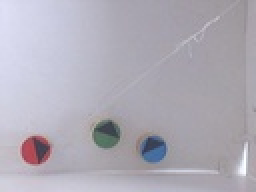
%> input picture Dataset4/00000004.jpg, 128 x 96 px, shrunk from 640 x 480 before the run (shown 2 times larger)
$ octave --eval "result = detectSingleImage(imread('00000004.jpg'));"   (GNU Octave 9; MATLAB toolbox functions it lacks are replaced by stand-ins)
%> lines starting %> are read from the running program, lines starting %| are printed output that depends on the picture
### Dataset4/normaliseColor.m
% Normalises Colour by brightening up the image

function normalisedImage = normaliseColor(img)
normalisedImage = double(img);

[m,n,l]=size(img);
       for i=1:m
           for j=1:n
               % illuIntensity is the sum of the r, g and b values at each
               % pixel
               illuIntensity = normalisedImage(i,j,1) + normalisedImage(i,j,2) + normalisedImage(i,j,3);
               % the image is normalised by replacing each pixel with one
               % that has been illuminated
               normalisedImage(i,j,1) = normalisedImage(i,j,1)/illuIntensity*500;
               normalisedImage(i,j,2) = normalisedImage(i,j,2)/illuIntensity*500;
               normalisedImage(i,j,3) = normalisedImage(i,j,3)/illuIntensity*500;
            end
       end
end

### Dataset4/meanBG.m
function [red,green,blue]=meanBG(img)
[m,n,l]=size(img);
img=double(img);
red=0;
green=0;
blue=0;
        for i=1:m
            for j=1:n
                red=red+img(i,j,1);
                green=green+img(i,j,2);
                blue=blue+img(i,j,3);
            end
        end
red=red/(m*n);
green=green/(m*n);
blue=blue/(m*n);
end

### Dataset4/diffFromBG.m
% Takes an image and returns the background

function [foregroundImage,backgroundImage]=diffFromBG(img)

foregroundImage=zeros(size(img));
backgroundImage=zeros(size(img));
[r,g,b]=meanBG(img);
[m,n,l]=size(foregroundImage);
        for i=1:m
            for j=1:n
                if(colorSimilarity(r,g,b,img(i,j,1),img(i,j,2),img(i,j,3))<45)
                    foregroundImage(i,j,1)=255;
                    foregroundImage(i,j,2)=255;
                    foregroundImage(i,j,3)=255;
                    backgroundImage(i,j,1)=round(r);
                    backgroundImage(i,j,2)=round(g);
                    backgroundImage(i,j,3)=round(b);
                end
                if(colorSimilarity(r,g,b,img(i,j,1),img(i,j,2),img(i,j,3))>=45)
                    foregroundImage(i,j,1)=img(i,j,1);
                    foregroundImage(i,j,2)=img(i,j,2);
                    foregroundImage(i,j,3)=img(i,j,3);
                    backgroundImage(i,j,1)=img(i,j,1);
                    backgroundImage(i,j,2)=img(i,j,2);
                    backgroundImage(i,j,3)=img(i,j,3);
                end
            end
        end
end

### Dataset4/labelRegion.m

function [rx,ry,rr,gx,gy,gr,bx,by,br] = labelRegion(img)

% Convert image to grayscale
grayImage = rgb2gray(img);
% Converts grayscale image to black and white using a threshold level of 0.8
thresholdImage = im2bw(grayImage,0.88);
%
L = bwlabel(~thresholdImage,8);
N = max(L(:));

j=1;
rx = 0;
ry = 0;
rr = 0;
gx = 0;
gy = 0;
gr = 0;
bx = 0;
by = 0;
br = 0;

for i= 1:N
    [r,c]=find(L==i);
    if(size(r,1)>200)
        c1(j)=sum(r)/size(r,1);
        c2(j)=sum(c)/size(c,1);
        if(sum(img(r,c,1))/size(r,1)>200);
        rx=c1(j);
        ry=c2(j);
        plot(c2(j),c1(j),'r*');
        rr=sqrt(size(r,1))/2;
        elseif(sum(img(r,c,3))/size(r,1)>180);
        plot(c2(j),c1(j),'b*');
        bx=c1(j);
        by=c2(j);
        br=sqrt(size(r,1))/2;
        elseif(sum(img(r,c,2))/size(r,1)>180);
        plot(c2(j),c1(j),'g*');
        gx=c1(j);
        gy=c2(j);
        gr=sqrt(size(r,1))/2;
        end
        j=j+1;
    end
end
end

### Code/centreOfRobot.m
% Isolates the center of mass of the robot
function [centreOfRobot,rdx,rdy,gdx,gdy,bdx,bdy] = centreOfRobot(img,rx,ry,rr,gx,gy,gr,bx,by,br)

rdx=0;
rdy=0;
bdx=0;
bdy=0;
gdx=0;
gdy=0;
rsum=0;
bsum=0;
gsum=0;

centreOfRobot = zeros(size(img));
[m,n,l] = size(centreOfRobot);
        for i=1:m
            for j=1:n
                if(euclideanDist2D(rx,ry,i,j)<rr)
                    centreOfRobot(i,j,1)=img(i,j,1);
                    centreOfRobot(i,j,2)=img(i,j,2);
                    centreOfRobot(i,j,3)=img(i,j,3);
                    if(img(i,j,1)<(img(round(rx),round(ry),1)-50))
                        rdx=rdx+i;
                        rdy=rdy+j;
                        rsum=rsum+1;
                    end
                elseif(euclideanDist2D(bx,by,i,j)<br)
                    centreOfRobot(i,j,1)=img(i,j,1);
                    centreOfRobot(i,j,2)=img(i,j,2);
                    centreOfRobot(i,j,3)=img(i,j,3);
                    if(img(i,j,3)<(img(round(bx),round(by),3)-50))
                        bdx=bdx+i;
                        bdy=bdy+j;
                        bsum=bsum+1;
                    end
                elseif(euclideanDist2D(gx,gy,i,j)<gr)
                    centreOfRobot(i,j,1)=img(i,j,1);
                    centreOfRobot(i,j,2)=img(i,j,2);
                    centreOfRobot(i,j,3)=img(i,j,3);
                    if(img(i,j,2)<(img(round(gx),round(gy),2)-50))
                        gdx=gdx+i;
                        gdy=gdy+j;
                        gsum=gsum+1;
                    end
                else
                    centreOfRobot(i,j,1)=255;
                    centreOfRobot(i,j,2)=255;
                    centreOfRobot(i,j,3)=255;
                end
            end
        end
        rdx=rdx/rsum;
        rdy=rdy/rsum;
        gdx=gdx/gsum;
        gdy=gdy/gsum;
        bdx=bdx/bsum;
        bdy=bdy/bsum;
end

### Dataset4/detectSingleImage.m
% Takes a single image and returns the x,y co-ordinates and radius of the
% red, blue and green robot for use by trackAllImages

function [rx,ry,rr,gx,gy,gr,bx,by,br] = detectSingleImage(img)

% Creates a 2D circular average filter with radius 10 and applies it to the
% image
filter = fspecial('disk',10);
smoothedImage = imfilter(img,filter);

% Normalises the image
normalisedImage = normaliseColor(smoothedImage);

% Isolates the background & foreground images
[foregroundImage,backgroundImage] = diffFromBG(normalisedImage);

% Plots all versions of the image

subplot(2,3,1);
imshow(img);
title('1.Original image')

subplot(2,3,2);
imshow(uint8(smoothedImage));
title('2.Smoothed image')

subplot(2,3,3);
imshow(uint8(normalisedImage));
title('3.Normalised RGB image')

subplot(2,3,4);
imshow(uint8(backgroundImage));
title('4. Estimated Background')

hold on;
[rx,ry,rr,gx,gy,gr,bx,by,br] = labelRegion(uint8(foregroundImage));
[regionsOfInterest,rdx,rdy,gdx,gdy,bdx,bdy] = centreOfRobot(img,rx,ry,rr,gx,gy,gr,bx,by,br);

subplot(2,3,5);
imshow(uint8(regionsOfInterest));
title('5.Regions of Interest');

subplot(2,3,6);
imshow(img);
title('6.Direction(zoom to see)')

%rdx = centre of black part)
hold on;
plot(ry,rx,'r+');
line([(rdy-ry)*60/sqrt((rdy-ry)^2+(rdx-rx)^2)+ry,ry],[(rdx-rx)*60/sqrt((rdy-ry)^2+(rdx-rx)^2)+rx,rx]);
plot(by,bx,'b+');
line([(bdy-by)*60/sqrt((bdy-by)^2+(bdx-bx)^2)+by,by],[(bdx-bx)*60/sqrt((bdy-by)^2+(bdx-bx)^2)+bx,bx]);
plot(gy,gx,'g+');
line([(gdy-gy)*60/sqrt((gdy-gy)^2+(gdx-gx)^2)+gy,gy],[(gdx-gx)*60/sqrt((gdy-gy)^2+(gdx-gx)^2)+gx,gx]);

subplot(2,3,4);
end
%> in detectSingleImage, `smoothedImage = imfilter(img,filter);`:
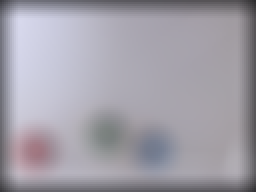
%> smoothedImage: size 96x128x3 uint8 (shown 2 times larger); mean R, G, B 161.6, 158.5, 168.1
%> after the loop in normaliseColor, `for i=1:m`:
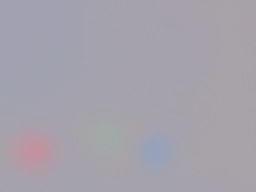
%> normalisedImage: size 96x128x3 double (shown 2 times larger); mean R, G, B 165.7, 162.3, 172
%> after the loop in meanBG, `for i=1:m`: blue = 2113453.9; green = 1994885.3; red = 2035660.8
%> in meanBG, `red=red/(m*n);`: red = 165.7
%> in meanBG, `green=green/(m*n);`: green = 162.3
%> in meanBG, `blue=blue/(m*n);`: blue = 172
%> in diffFromBG, `[r,g,b]=meanBG(img);`: r = 165.7; g = 162.3; b = 172
%> after the loop in diffFromBG, `for i=1:m`: foregroundImage: size 96x128x3 double; every value is 255
%> in labelRegion, `grayImage = rgb2gray(img);`: grayImage: size 96x128 uint8; every value is 255
%> in labelRegion, `thresholdImage = im2bw(grayImage,0.88);`: thresholdImage: size 96x128 logical; every value is 1
%> in labelRegion, `L = bwlabel(~thresholdImage,8);`: L: size 96x128 double; every value is 0
%> in labelRegion, `N = max(L(:));`: N = 0
%> after the loop in labelRegion, `for i= 1:N`: j = 1; rr = 0
%> in centreOfRobot, `rdx=rdx/rsum;`: rdx = NaN
%> `result = detectSingleImage(imread('00000004.jpg'));`:
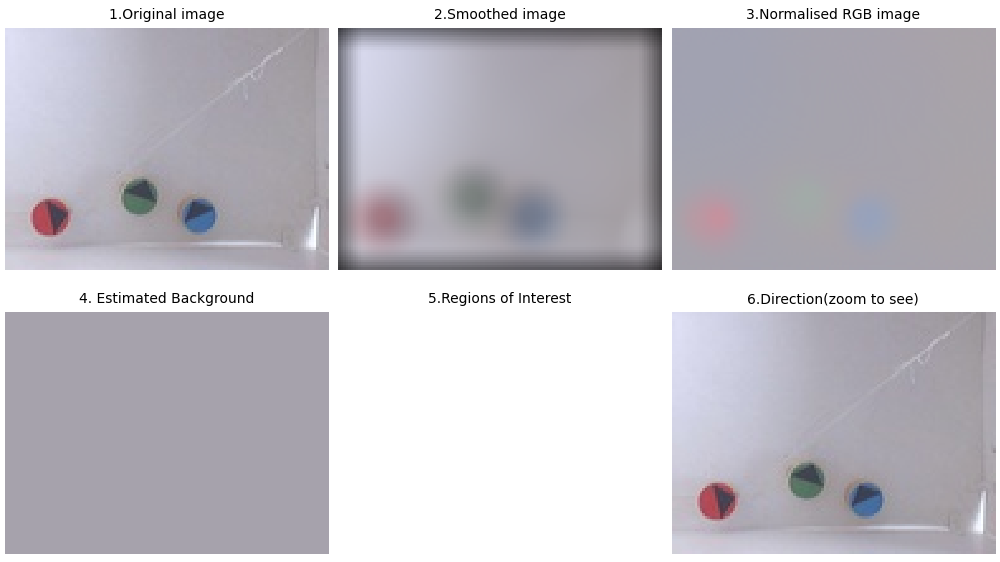
%> figure redrawn from the program's plot data, 6 panels
%> `result = detectSingleImage(imread('00000004.jpg'));`: result = 0
